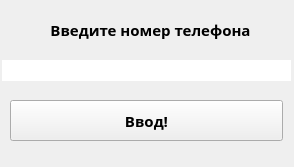
<?xml version="1.0" encoding="UTF-8"?>
<ui version="4.0">
 <class>MainWindow</class>
 <widget class="QMainWindow" name="MainWindow">
  <property name="geometry">
   <rect>
    <x>0</x>
    <y>0</y>
    <width>294</width>
    <height>167</height>
   </rect>
  </property>
  <property name="windowTitle">
   <string>PhoneNumber</string>
  </property>
  <widget class="QWidget" name="centralwidget">
   <widget class="QLabel" name="label">
    <property name="geometry">
     <rect>
      <x>0</x>
      <y>20</y>
      <width>301</width>
      <height>20</height>
     </rect>
    </property>
    <property name="font">
     <font>
      <family>Segoe UI Black</family>
      <pointsize>11</pointsize>
      <weight>75</weight>
      <bold>true</bold>
     </font>
    </property>
    <property name="cursor">
     <cursorShape>ArrowCursor</cursorShape>
    </property>
    <property name="layoutDirection">
     <enum>Qt::RightToLeft</enum>
    </property>
    <property name="autoFillBackground">
     <bool>false</bool>
    </property>
    <property name="styleSheet">
     <string notr="true"/>
    </property>
    <property name="text">
     <string>Введите номер телефона</string>
    </property>
    <property name="textFormat">
     <enum>Qt::AutoText</enum>
    </property>
    <property name="alignment">
     <set>Qt::AlignCenter</set>
    </property>
    <property name="wordWrap">
     <bool>false</bool>
    </property>
   </widget>
   <widget class="QLineEdit" name="lineEdit">
    <property name="enabled">
     <bool>true</bool>
    </property>
    <property name="geometry">
     <rect>
      <x>2</x>
      <y>60</y>
      <width>289</width>
      <height>21</height>
     </rect>
    </property>
    <property name="font">
     <font>
      <family>Segoe Print</family>
      <pointsize>11</pointsize>
      <weight>75</weight>
      <bold>true</bold>
     </font>
    </property>
    <property name="cursor">
     <cursorShape>IBeamCursor</cursorShape>
    </property>
    <property name="toolTip">
     <string comment="+71234567890" extracomment="+71234567890">&lt;html&gt;&lt;head/&gt;&lt;body&gt;&lt;p&gt;+71234567890&lt;/p&gt;&lt;/body&gt;&lt;/html&gt;</string>
    </property>
    <property name="accessibleName">
     <string comment="+71234567890" extracomment="+71234567890"/>
    </property>
    <property name="accessibleDescription">
     <string comment="+71234567890" extracomment="+71234567890"/>
    </property>
    <property name="inputMethodHints">
     <set>Qt::ImhNone</set>
    </property>
    <property name="inputMask">
     <string comment="+71234567890" extracomment="+71234567890"/>
    </property>
    <property name="text">
     <string/>
    </property>
    <property name="frame">
     <bool>false</bool>
    </property>
    <property name="echoMode">
     <enum>QLineEdit::Normal</enum>
    </property>
    <property name="alignment">
     <set>Qt::AlignCenter</set>
    </property>
    <property name="dragEnabled">
     <bool>false</bool>
    </property>
    <property name="placeholderText">
     <string comment="+71234567890" extracomment="+71234567890"/>
    </property>
    <property name="clearButtonEnabled">
     <bool>true</bool>
    </property>
   </widget>
   <widget class="QPushButton" name="pushButton">
    <property name="geometry">
     <rect>
      <x>10</x>
      <y>100</y>
      <width>273</width>
      <height>41</height>
     </rect>
    </property>
    <property name="font">
     <font>
      <family>Segoe UI Black</family>
      <pointsize>11</pointsize>
      <weight>75</weight>
      <italic>false</italic>
      <bold>true</bold>
     </font>
    </property>
    <property name="text">
     <string>Ввод!</string>
    </property>
   </widget>
   <widget class="QLabel" name="label_2">
    <property name="geometry">
     <rect>
      <x>69</x>
      <y>143</y>
      <width>161</width>
      <height>21</height>
     </rect>
    </property>
    <property name="text">
     <string/>
    </property>
   </widget>
  </widget>
 </widget>
 <resources/>
 <connections/>
</ui>
